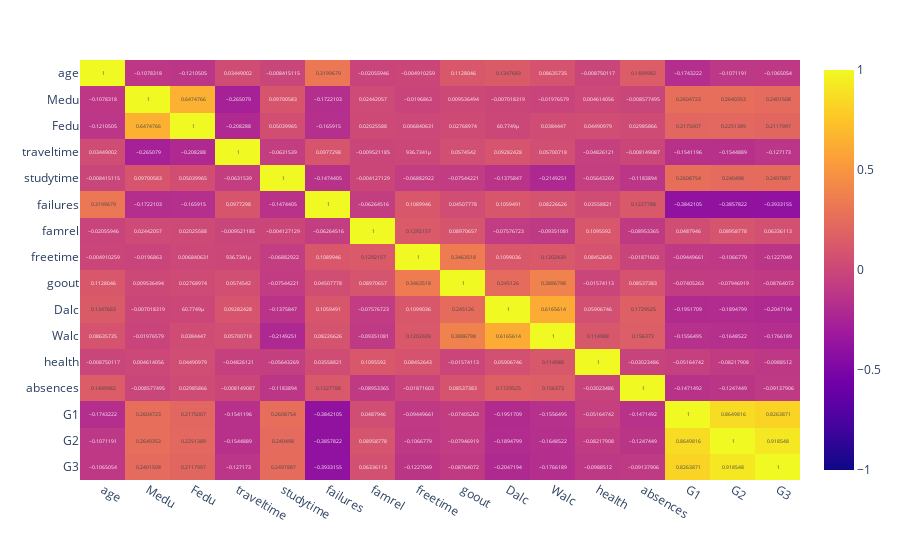

The notebook cell saved with this chart:
### Code cell
import plotly.express as px
corr = df.corr()
#l = px.imshow(corr, text_auto=True)
#l.show()
fig = px.imshow(corr, text_auto=True, aspect="auto", zmin=-1, zmax=1)
plt.savefig("StudentFeaturesHeatmap.png")


fig.show()

### Figure 1 — Plotly figure (JSON) as saved in the notebook; plotly's stock layout.template omitted (floating-point values rounded to 4 significant figures; data arrays with more than 128 entries replaced by an {"elided": "..."} marker saying what was removed)
{"data": [{"coloraxis": "coloraxis", "hovertemplate": "x: %{x}<br>y: %{y}<br>color: %{z}<extra></extra>", "name": "0", "texttemplate": "%{z}", "type": "heatmap", "x": ["age", "Medu", "Fedu", "traveltime", "studytime", "failures", "famrel", "freetime", "goout", "Dalc", "Walc", "health", "absences", "G1", "G2", "G3"], "xaxis": "x", "y": ["age", "Medu", "Fedu", "traveltime", "studytime", "failures", "famrel", "freetime", "goout", "Dalc", "Walc", "health", "absences", "G1", "G2", "G3"], "yaxis": "y", "z": {"elided": "16x16 float values"}}], "layout": {"coloraxis": {"cmax": 1, "cmin": -1, "colorscale": [[0, "#0d0887"], [0.1111, "#46039f"], [0.2222, "#7201a8"], [0.3333, "#9c179e"], [0.4444, "#bd3786"], [0.5556, "#d8576b"], [0.6667, "#ed7953"], [0.7778, "#fb9f3a"], [0.8889, "#fdca26"], [1, "#f0f921"]]}, "margin": {"t": 60}, "xaxis": {"anchor": "y", "domain": [0, 1]}, "yaxis": {"anchor": "x", "autorange": "reversed", "domain": [0, 1]}}}
